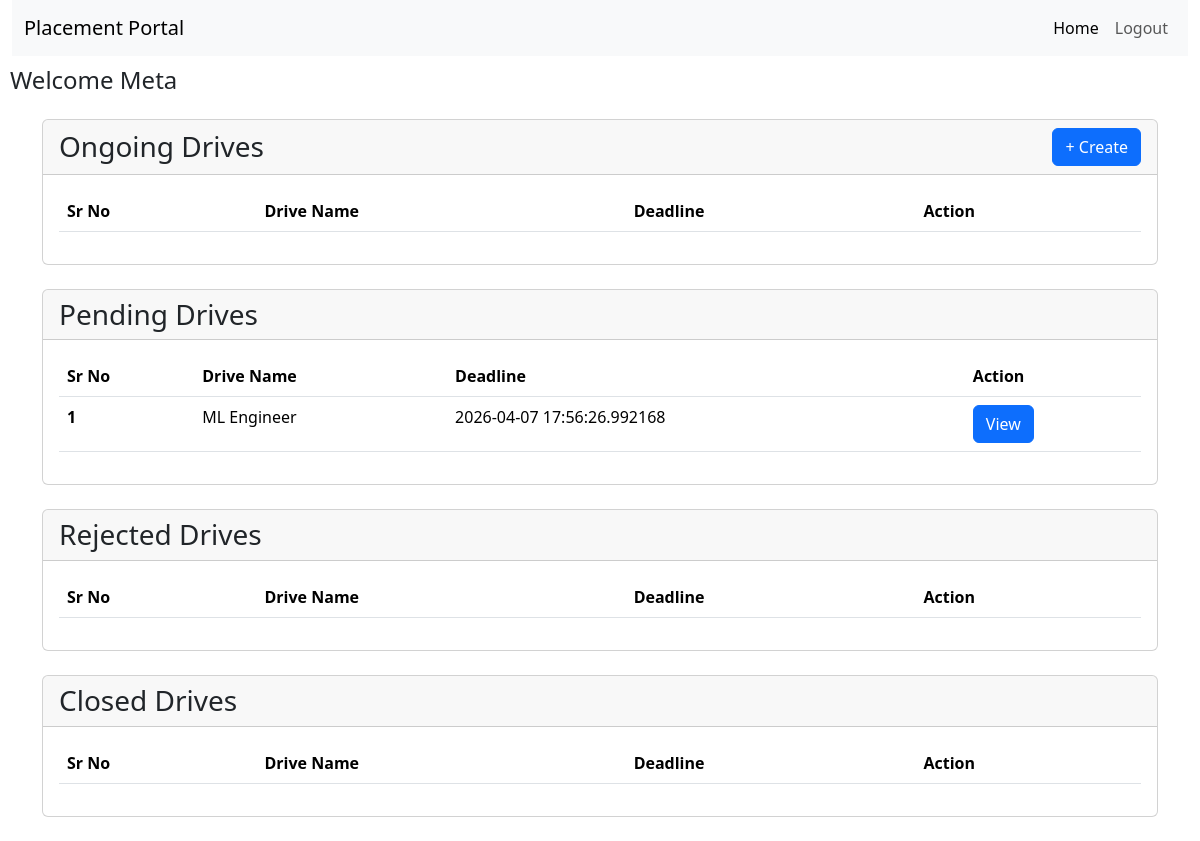
The page /dashboard/company (signed in) on the database as committed earlier.
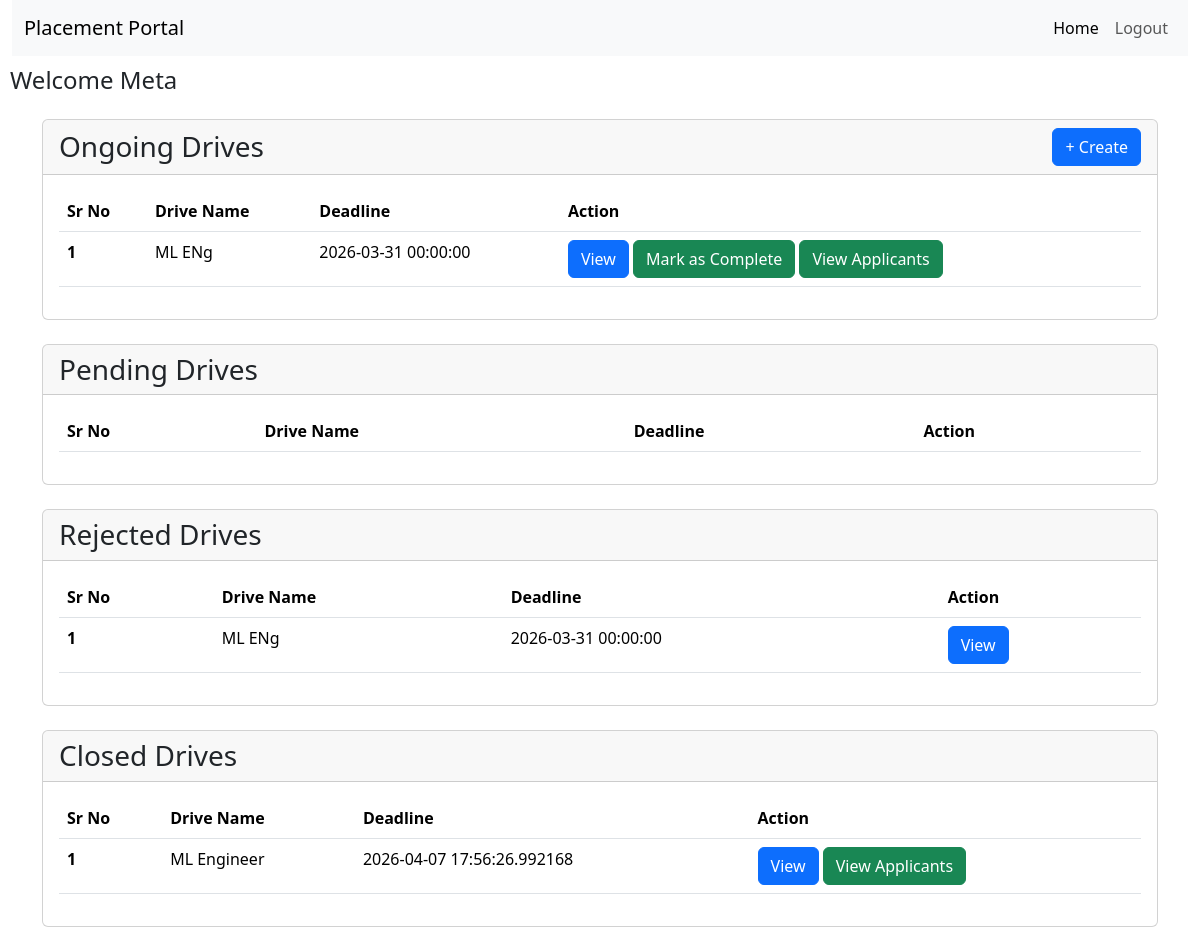
The same page on the database as committed later.
### backend/models.py (models this page shows, shortened)
class Placement_Drive(db.Model):
    __tablename__ = "drive"
    drive_id = db.Column(db.Integer, primary_key=True, autoincrement=True)
    company_id = db.Column(db.Integer, db.ForeignKey('company.company_id'),
                           nullable=False)
    job_title = db.Column(db.String(150), nullable=False)
    job_description = db.Column(db.Text)
    eligibility = db.Column(db.Text, nullable=False)
    location = db.Column(db.String(100), nullable=False)
    deadline = db.Column(db.DateTime, nullable=False)
    status = db.Column(db.String(20), nullable=False, default="Pending")
    created_at = db.Column(db.DateTime, default=datetime.utcnow)
    salary_range = db.Column(db.String(100))
    required_skills = db.Column(db.Text)
    is_active = db.Column(db.Boolean, default=True)
    applications = db.relationship('Application', backref='drive', lazy=True)

### backend/routes.py (the view)
@app.route("/dashboard/company")
@login_required
def company_dashboard():
    if isinstance(current_user, Company):
        on_drives = Placement_Drive.query.filter_by(
            status="Approved", is_active=True,
            company_id=current_user.company_id
        ).all()
        rejected_drives = Placement_Drive.query.filter_by(
            status="Reject",
            company_id=current_user.company_id
        ).all()
        pending_drives = Placement_Drive.query.filter_by(status="Pending",company_id=current_user.company_id).all()
        closed_drives = Placement_Drive.query.filter_by(
    is_active=False,
    company_id=current_user.company_id
).all()
        return render_template("company/company_dashboard.html",rejected_drives=rejected_drives, on_drives=on_drives, company=current_user,pending_drives =pending_drives,closed_drives=closed_drives)
    return "You are not Authorized", 403

### app.py (called while the page is built)
def create_app():
    app = Flask(__name__)
    app.config["SQLALCHEMY_DATABASE_URI"] = "sqlite:///mydb.sqlite"
    app.config["SECRET_KEY"] = "mysecretkey"
    app.config["UPLOAD_FOLDER"] = "static/resumes"
    db.init_app(app)
    login_manager = LoginManager(app)
    login_manager.login_view = "login"
    @login_manager.user_loader
    def load_user(user_id):
        from backend.models import Admin, Student, Company
        if "-" not in user_id:
            return None
        role, id = user_id.split("-")
        id = int(id)
        if role == "admin":
            return Admin.query.get(id)
        elif role == "student":
            return Student.query.filter_by(student_id=id).first()
        elif role == "company":
            return Company.query.filter_by(company_id=id).first()
        return None
    app.app_context().push()
    return app

### templates/company/company_dashboard.html (shortened to what the changed rows need)
<!DOCTYPE html>
<html lang="en">
<head>
    <link href="https://cdn.jsdelivr.net/npm/bootstrap@5.3.8/dist/css/bootstrap.min.css" rel="stylesheet"
>
</head>
<body>
    <h1 style="font-size: 1.5rem; margin: 10px;">Welcome {{company.company_name}}</h1>
    <div class="container mt-4">
        <div class="card mb-4">
            <div class="card-body">
                <table class="table">
                    <thead>
                        <tr>
                            <th scope="col">Sr No</th>
                            <th scope="col">Drive Name</th>
                            <th scope="col">Deadline</th>
                            <th scope="col">Action</th>
                        </tr>
                    </thead>
                    <tbody>
                        {% for d in on_drives %}
                        <tr>
                            <th scope="row">{{loop.index}}</th>
                            <td>{{d.job_title}}</td>
                            <td>{{d.deadline}}</td>
                            <td>
                                <a href="/dashboard/drive/{{d.drive_id}}" class="btn btn-primary">View</a>
                                <a href="/drive/complete/{{ d.drive_id }}" class="btn btn-success">Mark as Complete</a>
                                <a href="/company/view_applicants/{{ d.drive_id }}" class="btn btn-success">View Applicants</a>
                            </td>
                        </tr>
                        {% endfor %}
                    </tbody>
                </table>
            </div>
        </div>
        <div class="card mb-4">
            <div class="card-body">
                <table class="table">
                    <thead>
                        <tr>
                            <th scope="col">Sr No</th>
                            <th scope="col">Drive Name</th>
                            <th scope="col">Deadline</th>
                            <th scope="col">Action</th>
                        </tr>
                    </thead>
                    <tbody>
                        {% for p in pending_drives %}
                        <tr>
                            <th scope="row">{{loop.index}}</th>
                            <td>{{p.job_title}}</td>
                            <td>{{p.deadline}}</td>
                            <td>
                                <a href="/dashboard/drive/{{p.drive_id}}" class="btn btn-primary">View</a>
                            </td>
                        </tr>
                        {% endfor %}
                    </tbody>
                </table>
            </div>
        </div>
        <div class="card mb-4">
            <div class="card-body">
                <table class="table">
                    <thead>
                        <tr>
                            <th scope="col">Sr No</th>
                            <th scope="col">Drive Name</th>
                            <th scope="col">Deadline</th>
                            <th scope="col">Action</th>
                        </tr>
                    </thead>
                    <tbody>
                        {% for r in rejected_drives %}
                        <tr>
                            <th scope="row">{{loop.index}}</th>
                            <td>{{r.job_title}}</td>
                            <td>{{r.deadline}}</td>
                            <td>
                                <a href="/dashboard/drive/{{r.drive_id}}" class="btn btn-primary">View</a>
                            </td>
                        </tr>
                        {% endfor %}
                    </tbody>
                </table>
            </div>
        </div>
        <div class="card mb-4">
            <div class="card-body">
                <table class="table">
                    <thead>
                        <tr>
                            <th scope="col">Sr No</th>
                            <th scope="col">Drive Name</th>
                            <th scope="col">Deadline</th>
                            <th scope="col">Action</th>
                        </tr>
                    </thead>
                    <tbody>
                        {% for c in closed_drives %}
                        <tr>
                            <th scope="row">{{loop.index}}</th>
                            <td>{{c.job_title}}</td>
                            <td>{{c.deadline}}</td>
                            <td>
                                <a href="/dashboard/drive/{{c.drive_id}}" class="btn btn-primary">View</a>
                                <a href="/company/view_applicants/{{ c.drive_id }}" class="btn btn-success">View Applicants</a>
                            </td>
                        </tr>
                        {% endfor %}
                    </tbody>
                </table>
            </div>
        </div>
    </div>
</body>
</html>

Rows that differ between the two databases and show on the page:
added Placement_Drive: job_title "ML ENg", deadline "2026-03-31 00:00:00", shown under "Ongoing Drives"
added Placement_Drive: job_title "ML ENg", deadline "2026-03-31 00:00:00", shown under "Rejected Drives"
changed Placement_Drive "ML Engineer": moves from the list under "Pending Drives" to the list under "Closed Drives"
